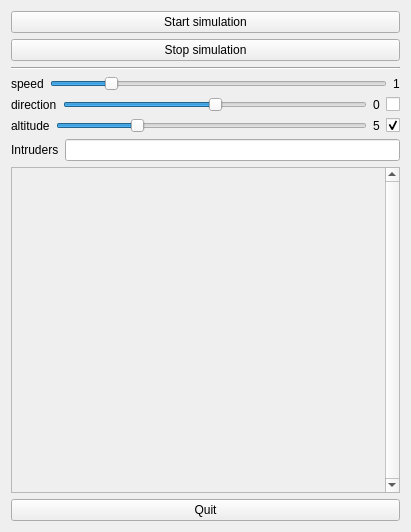
<?xml version="1.0" encoding="UTF-8"?>
<ui version="4.0">
 <class>SwarmController</class>
 <widget class="QWidget" name="SwarmController">
  <property name="geometry">
   <rect>
    <x>0</x>
    <y>0</y>
    <width>411</width>
    <height>532</height>
   </rect>
  </property>
  <property name="sizePolicy">
   <sizepolicy hsizetype="Fixed" vsizetype="Fixed">
    <horstretch>0</horstretch>
    <verstretch>0</verstretch>
   </sizepolicy>
  </property>
  <property name="windowTitle">
   <string>Form</string>
  </property>
  <layout class="QVBoxLayout" name="verticalLayout_2">
   <item>
    <layout class="QVBoxLayout" name="verticalLayout">
     <item>
      <widget class="QPushButton" name="btn_start">
       <property name="text">
        <string>Start simulation</string>
       </property>
      </widget>
     </item>
     <item>
      <widget class="QPushButton" name="btn_stop">
       <property name="text">
        <string>Stop simulation</string>
       </property>
      </widget>
     </item>
     <item>
      <widget class="Line" name="line">
       <property name="orientation">
        <enum>Qt::Horizontal</enum>
       </property>
      </widget>
     </item>
     <item>
      <layout class="QHBoxLayout" name="horizontalLayout_2">
       <item>
        <widget class="QLabel" name="label_4">
         <property name="text">
          <string>speed</string>
         </property>
        </widget>
       </item>
       <item>
        <widget class="QSlider" name="slider_speed">
         <property name="maximum">
          <number>600</number>
         </property>
         <property name="value">
          <number>100</number>
         </property>
         <property name="orientation">
          <enum>Qt::Horizontal</enum>
         </property>
        </widget>
       </item>
       <item>
        <widget class="QLabel" name="label_speed">
         <property name="text">
          <string>1</string>
         </property>
        </widget>
       </item>
      </layout>
     </item>
     <item>
      <layout class="QHBoxLayout" name="horizontalLayout">
       <item>
        <widget class="QLabel" name="label_2">
         <property name="text">
          <string>direction</string>
         </property>
        </widget>
       </item>
       <item>
        <widget class="QSlider" name="slider_dir">
         <property name="minimum">
          <number>-180</number>
         </property>
         <property name="maximum">
          <number>180</number>
         </property>
         <property name="orientation">
          <enum>Qt::Horizontal</enum>
         </property>
        </widget>
       </item>
       <item>
        <widget class="QLabel" name="label_dir">
         <property name="text">
          <string>0</string>
         </property>
        </widget>
       </item>
       <item>
        <widget class="QCheckBox" name="check_dir">
         <property name="text">
          <string/>
         </property>
        </widget>
       </item>
      </layout>
     </item>
     <item>
      <layout class="QHBoxLayout" name="horizontalLayout_3">
       <item>
        <widget class="QLabel" name="label_6">
         <property name="text">
          <string>altitude</string>
         </property>
        </widget>
       </item>
       <item>
        <widget class="QSlider" name="slider_alt">
         <property name="minimum">
          <number>0</number>
         </property>
         <property name="maximum">
          <number>200</number>
         </property>
         <property name="value">
          <number>50</number>
         </property>
         <property name="orientation">
          <enum>Qt::Horizontal</enum>
         </property>
        </widget>
       </item>
       <item>
        <widget class="QLabel" name="label_alt">
         <property name="text">
          <string>5</string>
         </property>
        </widget>
       </item>
       <item>
        <widget class="QCheckBox" name="check_alt">
         <property name="text">
          <string/>
         </property>
         <property name="checked">
          <bool>true</bool>
         </property>
        </widget>
       </item>
      </layout>
     </item>
     <item>
      <layout class="QHBoxLayout" name="horizontalLayout_4">
       <item>
        <widget class="QLabel" name="label">
         <property name="text">
          <string>Intruders</string>
         </property>
        </widget>
       </item>
       <item>
        <widget class="QLineEdit" name="intruders_input"/>
       </item>
      </layout>
     </item>
     <item>
      <widget class="QScrollArea" name="params_area">
       <property name="sizePolicy">
        <sizepolicy hsizetype="Expanding" vsizetype="Expanding">
         <horstretch>0</horstretch>
         <verstretch>0</verstretch>
        </sizepolicy>
       </property>
       <property name="verticalScrollBarPolicy">
        <enum>Qt::ScrollBarAlwaysOn</enum>
       </property>
       <property name="horizontalScrollBarPolicy">
        <enum>Qt::ScrollBarAlwaysOff</enum>
       </property>
       <property name="widgetResizable">
        <bool>true</bool>
       </property>
       <widget class="QWidget" name="scrollAreaWidgetContents">
        <property name="geometry">
         <rect>
          <x>0</x>
          <y>0</y>
          <width>375</width>
          <height>318</height>
         </rect>
        </property>
       </widget>
      </widget>
     </item>
     <item>
      <widget class="QPushButton" name="btn_quit">
       <property name="text">
        <string>Quit</string>
       </property>
      </widget>
     </item>
    </layout>
   </item>
  </layout>
 </widget>
 <resources/>
 <connections/>
</ui>
